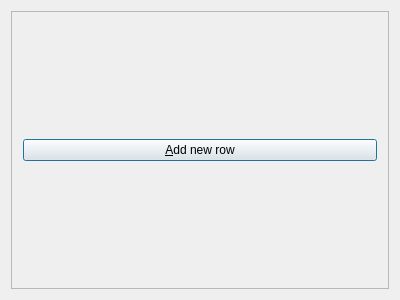
<?xml version="1.0" encoding="UTF-8"?>
<ui version="4.0">
 <class>QtDialog</class>
 <widget class="QDialog" name="QtDialog">
  <property name="geometry">
   <rect>
    <x>0</x>
    <y>0</y>
    <width>400</width>
    <height>300</height>
   </rect>
  </property>
  <property name="windowTitle">
   <string>QTreeViewExample3</string>
  </property>
  <layout class="QVBoxLayout" name="verticalLayout">
   <item>
    <widget class="QScrollArea" name="scrollArea">
     <property name="widgetResizable">
      <bool>true</bool>
     </property>
     <widget class="QWidget" name="scrollAreaWidgetContents">
      <property name="geometry">
       <rect>
        <x>0</x>
        <y>0</y>
        <width>380</width>
        <height>280</height>
       </rect>
      </property>
      <layout class="QVBoxLayout" name="verticalLayout_2">
       <item>
        <widget class="QPushButton" name="button">
         <property name="text">
          <string>&amp;Add new row</string>
         </property>
        </widget>
       </item>
      </layout>
     </widget>
    </widget>
   </item>
  </layout>
 </widget>
 <layoutdefault spacing="6" margin="11"/>
 <resources/>
 <connections/>
</ui>
